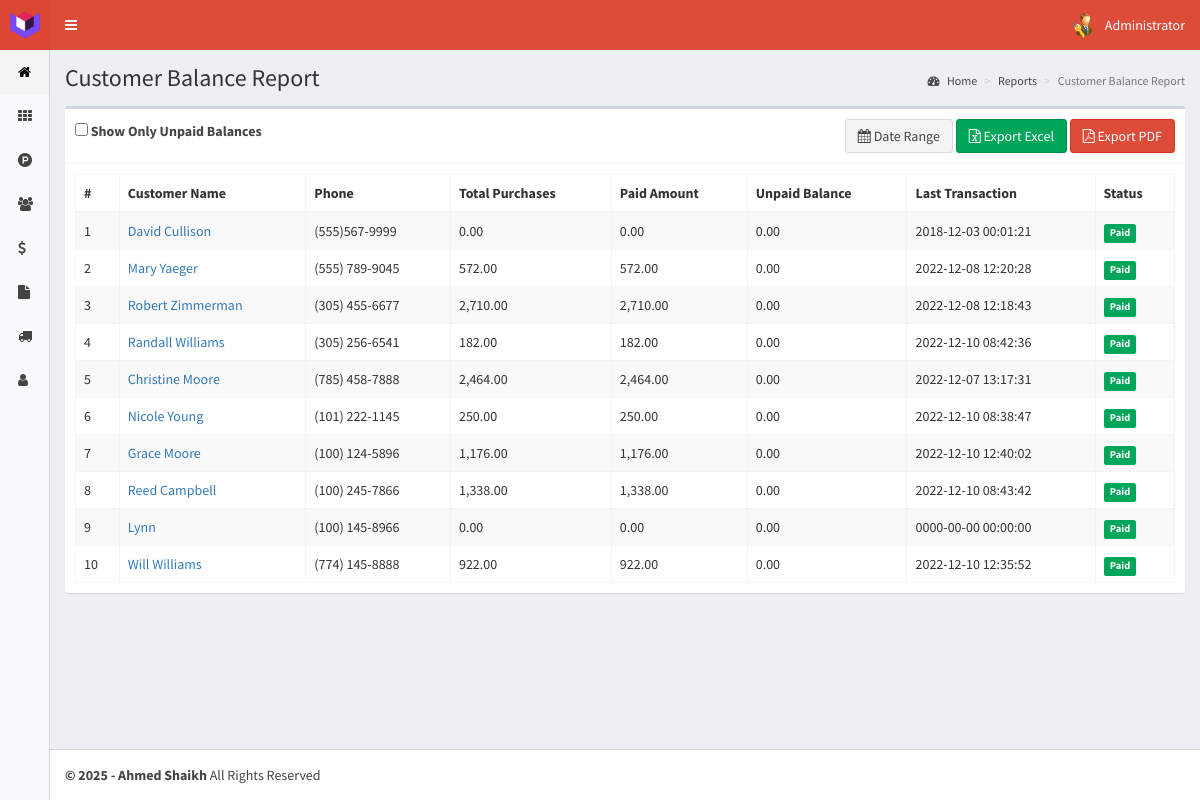
The app's page /customer-balance-report (signed in), older data.
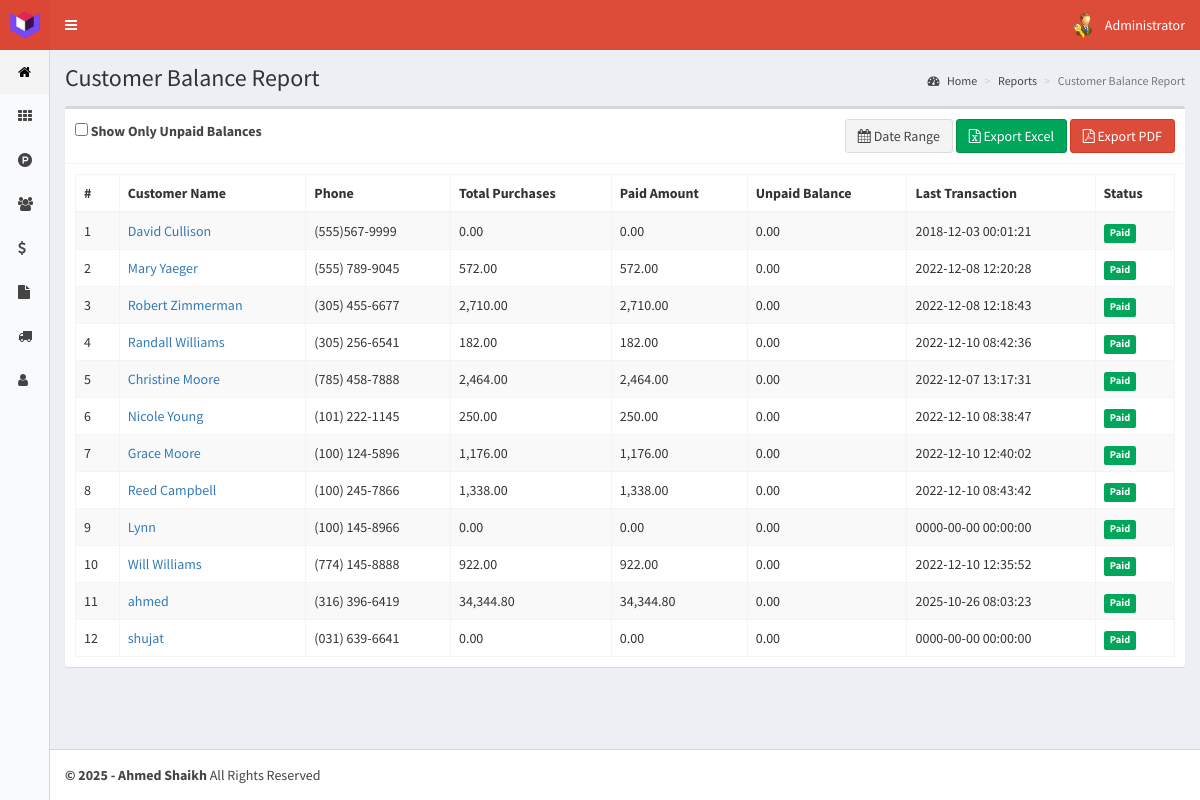
The same page, newer data.
### tables this page shows
CREATE TABLE `customers` (
  `id` int(11) NOT NULL,
  `name` text NOT NULL,
  `idDocument` int(11) NOT NULL,
  `email` text NOT NULL,
  `phone` text NOT NULL,
  `address` text NOT NULL,
  `birthdate` date NOT NULL,
  `purchases` int(11) NOT NULL,
  `lastPurchase` datetime NOT NULL,
  `registerDate` timestamp NOT NULL DEFAULT current_timestamp() ON UPDATE current_timestamp()
);

CREATE TABLE `sales` (
  `id` int(11) NOT NULL,
  `code` int(11) NOT NULL,
  `idCustomer` int(11) NOT NULL,
  `idSeller` int(11) NOT NULL,
  `products` text NOT NULL,
  `tax` int(11) NOT NULL,
  `netPrice` float NOT NULL,
  `totalPrice` float NOT NULL,
  `paymentMethod` text NOT NULL,
  `payment_status` enum('Paid','Unpaid','Partial') NOT NULL DEFAULT 'Paid',
  `saledate` timestamp NOT NULL DEFAULT current_timestamp() ON UPDATE current_timestamp()
);

### controllers/template.controller.php (called while the page is built)
<?php
class ControllerTemplate{
	static public function ctrTemplate(){
		include "views/template.php";
	}
}

### index.php (called while the page is built, shortened)
<?php
require_once "controllers/template.controller.php";
require_once "controllers/users.controller.php";
require_once "controllers/customers.controller.php";
require_once "controllers/sales.controller.php";
require_once "controllers/customer-notes.controller.php";
require_once "models/customers.model.php";
require_once "models/sales.model.php";
$template = new ControllerTemplate();
$template -> ctrTemplate();

### controllers/customers.controller.php (called while the page is built, shortened)
<?php
class ControllerCustomers{
	static public function ctrShowCustomers($item, $value){
		$table = "customers";
		$answer = ModelCustomers::mdlShowCustomers($table, $item, $value);
		return $answer;
	}
}

### models/connection.php (called while the page is built)
<?php
class Connection{
	static public function connect(){
		$link = new PDO("mysql:host=localhost;dbname=posystem", "root", "");
		$link -> exec("set names utf8");
		return $link;
	}
}

### models/customers.model.php (called while the page is built, shortened)
<?php
require_once "connection.php";
class ModelCustomers{
	static public function mdlShowCustomers($table, $item, $value){
		if($item != null){
			$stmt = Connection::connect()->prepare("SELECT * FROM $table WHERE $item = :$item");
			$stmt -> bindParam(":".$item, $value, PDO::PARAM_STR);
			$stmt -> execute();
			return $stmt -> fetch();
		}else{
			$stmt = Connection::connect()->prepare("SELECT * FROM $table");
			$stmt -> execute();
			return $stmt -> fetchAll();
		}
	}
}

### controllers/sales.controller.php (called while the page is built, shortened)
<?php
class ControllerSales{
	static public function ctrShowSales($item, $value){
		$table = "sales";
		$answer = ModelSales::mdlShowSales($table, $item, $value);
		return $answer;
	}
}

### models/sales.model.php (called while the page is built, shortened)
<?php
require_once 'connection.php';
class ModelSales{
	static public function mdlShowSales($table, $item, $value){
		if($item != null){
			$stmt = Connection::connect()->prepare("SELECT * FROM $table WHERE $item = :$item ORDER BY id ASC");
			$stmt -> bindParam(":".$item, $value, PDO::PARAM_STR);
			$stmt -> execute();
			return $stmt -> fetch();
		}else{
			$stmt = Connection::connect()->prepare("SELECT * FROM $table ORDER BY id ASC");
			$stmt -> execute();
			return $stmt -> fetchAll();
		}
	}
}

### views/modules/customer-balance-report.php (the view, shortened to what the changed rows need)
<div class="content-wrapper">
  <section class="content-header">
    <h1>
      Customer Balance Report
    </h1>
  </section>
  <section class="content">
    <div class="box">
      <div class="box-body">
        <table class="table table-bordered table-striped dt-responsive customerBalanceTable" width="100%">
          <thead>
           <tr>
             <th>#</th>
             <th>Customer Name</th>
             <th>Phone</th>
             <th>Total Purchases</th>
             <th>Paid Amount</th>
             <th>Unpaid Balance</th>
             <th>Last Transaction</th>
             <th>Status</th>
           </tr>
          </thead>
          <tbody>
          <?php
            $item = null;
            $value = null;
            $customers = ControllerCustomers::ctrShowCustomers($item, $value);
            foreach ($customers as $key => $customer) {
              $itemSales = "idCustomer";
              $valueSales = $customer["id"];
              $sales = ControllerSales::ctrShowSales($itemSales, $valueSales);
              $totalPurchases = 0;
              $totalPaid = 0;
              $lastTransaction = $customer["lastPurchase"];
              if($sales){
                if(isset($sales["totalPrice"])){
                  $totalPurchases = $sales["totalPrice"];
                  $totalPaid = $sales["totalPrice"];
                }else{
                  foreach ($sales as $sale) {
                    $totalPurchases += $sale["totalPrice"];
                    $totalPaid += $sale["totalPrice"];
                  }
                }
              }
              $unpaidBalance = $totalPurchases - $totalPaid;
              if($unpaidBalance == 0){
                $statusBadge = '<span class="label label-success">Paid</span>';
                $rowClass = 'success-row';
              }else{
                $statusBadge = '<span class="label label-danger">Unpaid</span>';
                $rowClass = 'danger-row';
              }
              echo '<tr class="'.$rowClass.'" data-unpaid="'.$unpaidBalance.'">
                      <td>'.($key+1).'</td>
                      <td><a href="customers">'.$customer["name"].'</a></td>
                      <td>'.$customer["phone"].'</td>
                      <td>'.number_format($totalPurchases, 2).'</td>
                      <td>'.number_format($totalPaid, 2).'</td>
                      <td>'.number_format($unpaidBalance, 2).'</td>
                      <td>'.$lastTransaction.'</td>
                      <td>'.$statusBadge.'</td>
                    </tr>';
            }
          ?>
          </tbody>
        </table>
      </div>
    </div>
  </section>
</div>

Row changes from the older to the newer data that the page shows:
added customers: name "ahmed", phone "(316) 396-6419", sales.totalPrice "34,344.80", sales.totalPrice "0.00", lastPurchase "2025-10-26 08:03:23"
added customers: name "shujat", phone "(031) 639-6641", totalPurchases "0.00", totalPaid "0.00", unpaidBalance "0.00", lastPurchase "0000-00-00 00:00:00"
